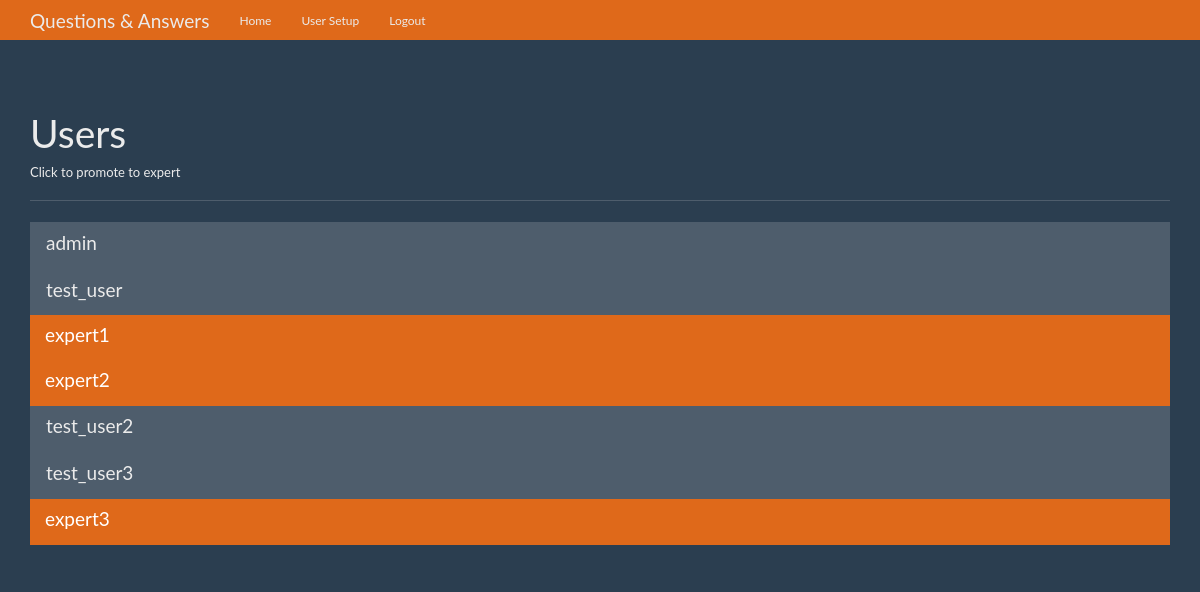
The page /users (signed in) on the database as committed earlier.
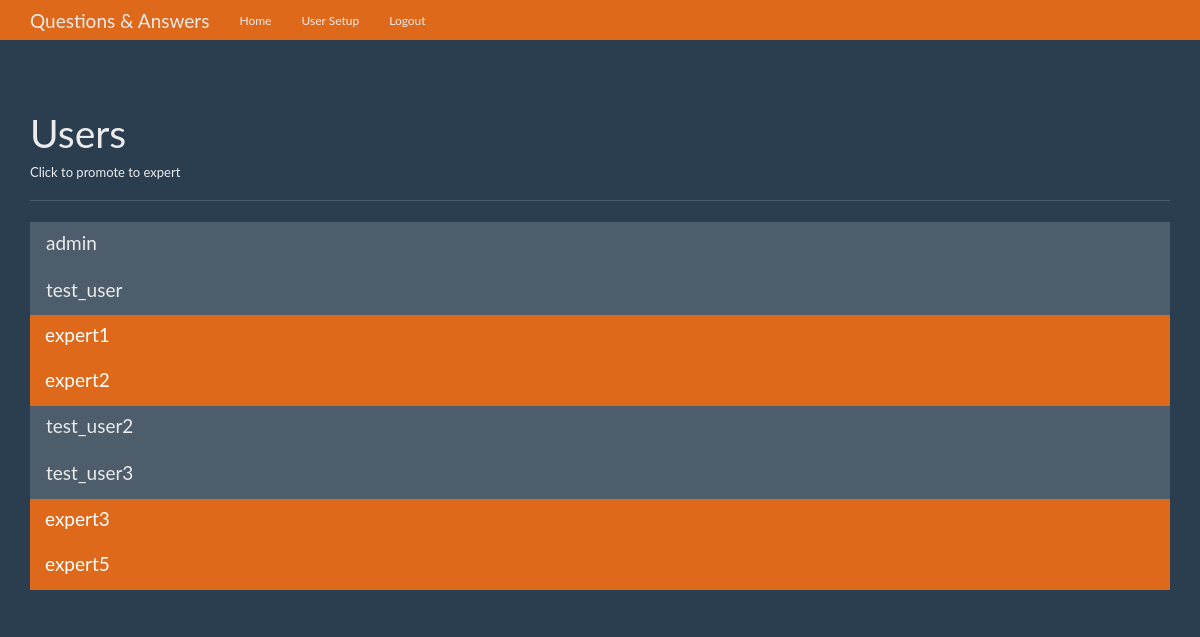
The same page on the database as committed later.
### tables this page shows
CREATE TABLE users (
    id INTEGER PRIMARY KEY AUTOINCREMENT,
    name TEXT NOT NULL,
    password TEXT NOT NULL,
    expert BOOLEAN NOT NULL,
    admin BOOLEAN NOT NULL
);

### app.py (the view)
@app.route('/users')
def users():
    user = get_current_user()
    if not user:
        return redirect(url_for('login'))
    if user['admin'] == False:
        return redirect(url_for('index'))
    db = get_db()
    users_cur = db.execute("SELECT id, name, expert, admin FROM users")
    users_results = users_cur.fetchall()
    return render_template('users.html', user=user, users=users_results)

### app.py (called while the page is built)
def get_current_user():
    user_result = None
    if 'user' in session:
        user = session['user']
        db = get_db()
        user_query = db.execute('SELECT id, name, password, expert, admin FROM users WHERE name = ?', [user])
        user_result = user_query.fetchone()
    return user_result

### database.py (called while the page is built)
def connect_db():
    sql = sqlite3.connect('questions.db')
    sql.row_factory = sqlite3.Row
    return sql

def get_db():
    if not hasattr(g, 'sqlite_db'):
        g.sqlite_db = connect_db()
    return g.sqlite_db

### templates/users.html (shortened to what this page needs)
{% extends 'base.html' %}
{% from 'show_links.html' import show_links %}
{% block nav %}
{{ show_links(user) }}
{% endblock nav %}
{% block body %}
      <div class="page-header">
        <h1>Users</h1>
        <h6>Click to promote to expert</h6>
      </div>
      <div class="row">
        <div class="col-lg-12">
          <div class="list-group">
            {% for user in users %}
            <a href="{{ url_for ('promote', user_id=user['id']) }}" class="list-group-item {% if user['expert'] == true %} active {% endif %}">
              <h4 class="list-group-item-heading">{{ user['name'] }}</h4>
            </a>
            {% endfor %}
          </div>
        </div>
      </div>
{% endblock body %}

### templates/base.html (shortened to what this page needs)
<!DOCTYPE html>
<html lang="en">
  <head>
    <link href="{{ url_for('static', filename='css/bootstrap.min.css') }}" rel="stylesheet">
    <link href="{{ url_for('static', filename='css/theme.css') }}" rel="stylesheet">
  </head>
  <body>
    <nav class="navbar navbar-inverse navbar-fixed-top">
      <div class="container">
        <div class="navbar-header">
          <a class="navbar-brand" href="{{ url_for('index') }}">Questions & Answers</a>
        </div>
        <div id="navbar" class="navbar-collapse collapse">
          {% block nav %}
          {% endblock nav %}
        </div>
      </div>
    </nav>
    <div class="container theme-showcase" role="main">
        {% block body %}
        {% endblock body %}
    </div>
  </body>
</html>

### templates/show_links.html (shortened to what this page needs)
{% macro show_links(user) %}
<ul class="nav navbar-nav">
    <li><a href="{{ url_for('index') }}">Home</a></li>
    {% if user and user['admin'] == true %}
      <li><a href="{{ url_for('users') }}">User Setup</a></li>
    {% endif %}
    {% if user %}
      <li><a href="{{ url_for('logout') }}">Logout</a></li>
    {% endif %}
</ul>
{% endmacro %}

### static/css/theme.css (style rules this page uses)
body { padding-top: 70px; padding-bottom: 30px; }

Rows that differ between the two databases and show on the page:
added users: name "expert5", expert True (drawn)
